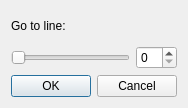
<ui version="4.0" >
 <class>GoToLineDialog</class>
 <widget class="QDialog" name="GoToLineDialog" >
  <property name="geometry" >
   <rect>
    <x>0</x>
    <y>0</y>
    <width>178</width>
    <height>108</height>
   </rect>
  </property>
  <property name="windowTitle" >
   <string>Go to line</string>
  </property>
  <layout class="QVBoxLayout" >
   <item>
    <widget class="QLabel" name="label" >
     <property name="text" >
      <string>Go to line:</string>
     </property>
     <property name="buddy" >
      <cstring>spinBox</cstring>
     </property>
    </widget>
   </item>
   <item>
    <layout class="QHBoxLayout" >
     <item>
      <widget class="QSlider" name="horizontalSlider" >
       <property name="orientation" >
        <enum>Qt::Horizontal</enum>
       </property>
      </widget>
     </item>
     <item>
      <widget class="QSpinBox" name="spinBox" />
     </item>
    </layout>
   </item>
   <item>
    <widget class="QDialogButtonBox" name="buttonBox" >
     <property name="orientation" >
      <enum>Qt::Horizontal</enum>
     </property>
     <property name="standardButtons" >
      <set>QDialogButtonBox::Cancel|QDialogButtonBox::NoButton|QDialogButtonBox::Ok</set>
     </property>
    </widget>
   </item>
  </layout>
 </widget>
 <tabstops>
  <tabstop>spinBox</tabstop>
  <tabstop>horizontalSlider</tabstop>
  <tabstop>buttonBox</tabstop>
 </tabstops>
 <resources/>
 <connections>
  <connection>
   <sender>buttonBox</sender>
   <signal>accepted()</signal>
   <receiver>GoToLineDialog</receiver>
   <slot>accept()</slot>
   <hints>
    <hint type="sourcelabel" >
     <x>248</x>
     <y>254</y>
    </hint>
    <hint type="destinationlabel" >
     <x>157</x>
     <y>265</y>
    </hint>
   </hints>
  </connection>
  <connection>
   <sender>buttonBox</sender>
   <signal>rejected()</signal>
   <receiver>GoToLineDialog</receiver>
   <slot>reject()</slot>
   <hints>
    <hint type="sourcelabel" >
     <x>316</x>
     <y>260</y>
    </hint>
    <hint type="destinationlabel" >
     <x>286</x>
     <y>265</y>
    </hint>
   </hints>
  </connection>
  <connection>
   <sender>horizontalSlider</sender>
   <signal>valueChanged(int)</signal>
   <receiver>spinBox</receiver>
   <slot>setValue(int)</slot>
   <hints>
    <hint type="sourcelabel" >
     <x>131</x>
     <y>83</y>
    </hint>
    <hint type="destinationlabel" >
     <x>198</x>
     <y>89</y>
    </hint>
   </hints>
  </connection>
  <connection>
   <sender>spinBox</sender>
   <signal>valueChanged(int)</signal>
   <receiver>horizontalSlider</receiver>
   <slot>setValue(int)</slot>
   <hints>
    <hint type="sourcelabel" >
     <x>203</x>
     <y>73</y>
    </hint>
    <hint type="destinationlabel" >
     <x>142</x>
     <y>84</y>
    </hint>
   </hints>
  </connection>
 </connections>
</ui>
